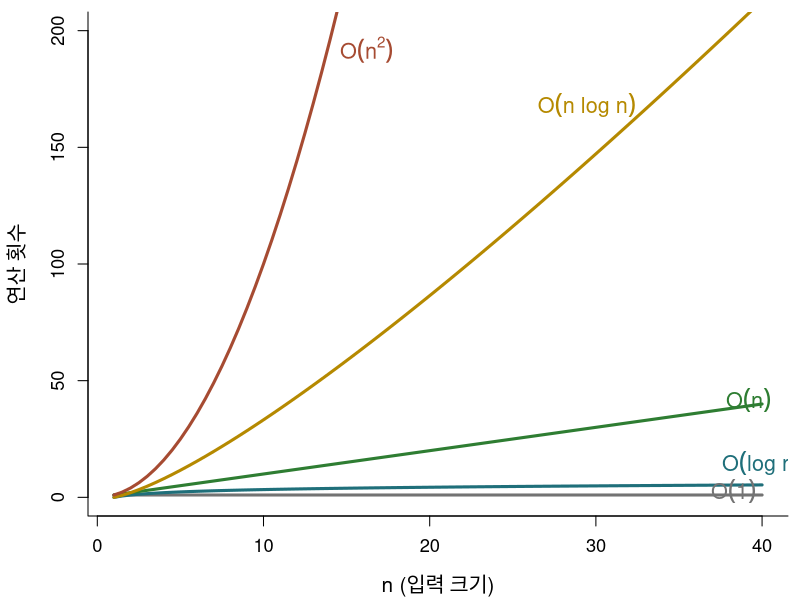

Reproduce this figure in R.
## ---- chunk 1
library(knitr)

# 슬라이드는 폭이 좁다. 출력 폭을 46자로 접는다.
options(linewidth = 46, width = 46)
hook_output <- knitr::knit_hooks$get("output")
knit_hooks$set(output = function(x, options) {
  if (!is.null(n <- options$linewidth)) {
    x <- knitr:::split_lines(x)
    if (any(nchar(x) > n)) x <- strwrap(x, width = n)
    x <- paste(x, collapse = "\n")
  }
  hook_output(x, options)
})
## ---- chunk 2
prealloc_vec <- function(n) {
  x <- numeric(n)
  for (i in seq_len(n)) x[i] <- i
  x
}
grow_vec <- function(n) {
  x <- NULL
  for (i in seq_len(n)) x <- c(x, i)
  x
}
## ---- chunk 3
identical(prealloc_vec(1000), as.numeric(grow_vec(1000)))
## ---- chunk 4
#| output-location: fragment
n <- 50000
data.frame(
  방식 = c("사전 할당", "이어 붙이기"),
  초 = c(system.time(prealloc_vec(n))[["elapsed"]],
         system.time(grow_vec(n))[["elapsed"]])
)
## ---- chunk 5
n <- c(10, 100, 1000)
fmt <- function(x) format(x, big.mark = ",", scientific = FALSE)
tab <- data.frame(
  n = fmt(n),
  o1 = c("1", "1", "1"),
  ologn = c("3", "7", "10"),
  on = fmt(n),
  onlogn = fmt(round(n * log2(n))),
  on2 = fmt(n^2),
  o2n = c("1,024", "1.3e+30", "1.1e+301")
)
names(tab) <- c("n", "O(1)", "O(log n)", "O(n)", "O(n log n)", "O(n^2)", "O(2^n)")
kable(tab, align = rep("r", 7))
## ---- chunk 6
op <- par(mar = c(4.2, 4.4, 0.6, 0.6))
nn <- seq(1, 40, by = 0.5)
plot(range(nn), c(0, 200), type = "n", xlab = "n (입력 크기)",
     ylab = "연산 횟수", bty = "l", cex.lab = 1.25, cex.axis = 1.1)
lines(nn, rep(1, length(nn)), lwd = 3, col = "grey45")
lines(nn, log2(nn), lwd = 3, col = "#1F6F7A")
lines(nn, nn, lwd = 3, col = "#2E7D32")
lines(nn, nn * log2(nn), lwd = 3, col = "#B58900")
lines(nn, nn^2, lwd = 3, col = "#A64B32")
text(40, 1, expression(O(1)), pos = 2, offset = 0.3, col = "grey45", cex = 1.3)
text(40, log2(40), expression(O(log~n)), pos = 3, col = "#1F6F7A", cex = 1.3)
text(40, 40, expression(O(n)), pos = 4, offset = -1.8, col = "#2E7D32", cex = 1.3)
text(33, 33 * log2(33), expression(O(n~log~n)), pos = 2, col = "#B58900", cex = 1.3)
text(14, 190, expression(O(n^2)), pos = 4, col = "#A64B32", cex = 1.3)
par(op)
## ---- chunk 7
recursive_sum <- function(n) {
  if (n == 1) return(n)     # 종료 조건
  n + recursive_sum(n - 1)  # 재귀 단계
}
recursive_sum(3)
## ---- chunk 8
#| output-location: fragment
tryCatch(recursive_sum(0),
         error = function(e) cat("오류:", conditionMessage(e), "\n"))
## ---- chunk 9
recursive_sum2 <- function(n) {
  if (n <= 1) return(n)          # 경계 조건을 포함한다
  n + recursive_sum2(n - 1)
}
c(recursive_sum2(0), recursive_sum2(1), recursive_sum2(100))
## ---- chunk 10
#| output-location: fragment
recursive_sum2(1000)                     # 정상적으로 동작한다

tryCatch(recursive_sum2(5000),           # 중첩 한계
         error = function(e) cat("오류:", conditionMessage(e), "\n"))
## ---- chunk 11
move_hanoi <- function(k, from, to, via) {
  if (k == 1) {
    cat(sprintf("원판 1: %s -> %s\n", from, to))
  } else {
    move_hanoi(k - 1, from, via, to)                    # 1. 위쪽 n-1 개
    cat(sprintf("원판 %d: %s -> %s\n", k, from, to))     # 2. 가장 큰 원판
    move_hanoi(k - 1, via, to, from)                    # 3. 나머지 n-1 개
  }
}
move_hanoi(3, "A", "C", "B")
## ---- chunk 12
linear_search <- function(target, vec) {
  for (i in seq_along(vec)) {
    if (vec[i] == target) return(i)
  }
  NA_integer_
}
## ---- chunk 13
binary_search <- function(target, ovec) {
  lo <- 1L; hi <- length(ovec)
  while (lo <= hi) {
    mid <- (lo + hi) %/% 2L
    if (ovec[mid] == target) return(mid)
    if (ovec[mid] > target) hi <- mid - 1L
    else lo <- mid + 1L
  }
  NA_integer_
}
## ---- chunk 14
rbinary_search <- function(target, ovec, minL, maxL) {
  if (maxL <= minL) return(NA_integer_)
  midL <- floor((minL + maxL) / 2)
  if (ovec[midL] > target) {
    rbinary_search(target, ovec, minL, midL - 1)
  } else if (ovec[midL] < target) {
    rbinary_search(target, ovec, midL + 1, maxL)
  } else {
    return(midL)
  }
}
set.seed(1)
x <- sort(sample(1:100, 20))
## ---- chunk 15
#| output-location: fragment
found <- vapply(seq_along(x), function(i) {
  r <- rbinary_search(x[i], x, 1, length(x))
  if (is.na(r)) NA_integer_ else as.integer(r)
}, integer(1))

c(전체 = length(x), 찾지_못함 = sum(is.na(found)))
## ---- chunk 16
rbinary_search2 <- function(target, ovec, lo = 1L, hi = length(ovec)) {
  if (lo > hi) return(NA_integer_)          # 탐색 범위가 비었을 때만 종료
  mid <- (lo + hi) %/% 2L
  if (ovec[mid] == target) mid
  else if (ovec[mid] > target) rbinary_search2(target, ovec, lo, mid - 1L)
  else rbinary_search2(target, ovec, mid + 1L, hi)
}

all(vapply(seq_along(x), function(i) as.integer(rbinary_search2(x[i], x)),
           integer(1)) == seq_along(x))
## ---- chunk 17
count_linear <- function(target, vec) {
  n <- 0L
  for (i in seq_along(vec)) { n <- n + 1L; if (vec[i] == target) return(n) }
  n
}
count_binary <- function(target, ovec) {
  lo <- 1L; hi <- length(ovec); n <- 0L
  while (lo <= hi) {
    n <- n + 1L
    mid <- (lo + hi) %/% 2L
    if (ovec[mid] == target) return(n)
    if (ovec[mid] > target) hi <- mid - 1L else lo <- mid + 1L
  }
  n
}
set.seed(1)
sizes <- c(100, 1000, 10000)
cmp <- t(sapply(sizes, function(n) {
  v <- seq_len(n); ks <- sample(v, 100)
  c(선형 = mean(sapply(ks, count_linear, vec = v)),
    이진 = mean(sapply(ks, count_binary, ovec = v)))
}))
kable(data.frame(n = format(sizes, big.mark = ","), round(cmp, 1)), align = "r")
## ---- chunk 18
bubble_sort <- function(x) {
  n <- length(x)
  if (n < 2) return(x)
  for (i in seq_len(n - 1)) {
    for (j in seq_len(n - i)) {
      if (x[j] > x[j + 1]) {
        temp <- x[j]
        x[j] <- x[j + 1]
        x[j + 1] <- temp
      }
    }
  }
  x
}
## ---- chunk 19
smerge <- function(left, right) {
  temp <- numeric(length(left) + length(right))
  l <- r <- 1L
  for (i in seq_along(temp)) {
    if (r > length(right) ||
        (l <= length(left) && left[l] <= right[r])) {
      temp[i] <- left[l]; l <- l + 1L
    } else {
      temp[i] <- right[r]; r <- r + 1L
    }
  }
  temp
}
merge_sort <- function(x) {
  n <- length(x)
  if (n <= 1) return(x)                 # 종료 조건
  mid <- n %/% 2L
  smerge(merge_sort(x[1:mid]), merge_sort(x[(mid + 1):n]))
}
## ---- chunk 20
bubble_count <- function(x) {
  n <- length(x); cnt <- 0
  for (i in seq_len(n - 1)) for (j in seq_len(n - i)) {
    cnt <- cnt + 1
    if (x[j] > x[j + 1]) { temp <- x[j]; x[j] <- x[j + 1]; x[j + 1] <- temp }
  }
  cnt
}
merge_count <- function(x) {
  n <- length(x)
  if (n <= 1) return(0)
  mid <- n %/% 2L
  merge_count(x[1:mid]) + merge_count(x[(mid + 1):n]) + n
}
set.seed(1234)
sizes <- c(500, 1000, 2000)
cnt <- t(sapply(sizes, function(n) {
  v <- sample(n)
  c(버블 = bubble_count(v), 병합 = merge_count(v))
}))
f2 <- function(x) format(x, big.mark = ",", scientific = FALSE)
kable(data.frame(
  n = f2(sizes),
  버블 = f2(cnt[, 1]),
  `n(n-1)/2` = f2(sizes * (sizes - 1) / 2),
  병합 = f2(cnt[, 2]),
  `n log2(n)` = f2(round(sizes * log2(sizes))),
  check.names = FALSE), align = "r")
## ---- chunk 21
newton_raphson <- function(FUN, x0 = 1, max_iters = 5000,
                           tol = 1e-9, range = c(-Inf, Inf)) {
  grads <- deriv(as.expression(body(FUN)), "x", function.arg = TRUE)
  iters <- 1L; gap <- Inf
  while (iters < max_iters && abs(gap) > tol) {
    slope <- attr(grads(x0), "gradient")
    if (slope == 0) stop("미분계수가 0이므로 다음 근사값을 계산할 수 없다.")
    x_new <- x0 - FUN(x0) / slope
    if (x_new <= range[1]) x_new <- range[1]
    if (x_new >= range[2]) x_new <- range[2]
    gap <- FUN(x_new); iters <- iters + 1L; x0 <- x_new
  }
  list(solution = x_new, iteration = iters, value = FUN(x_new))
}
f <- function(x) 5 * x^3 - 7 * x^2 - 40 * x + 100
## ---- chunk 22
f <- function(x) 5 * x^3 - 7 * x^2 - 40 * x + 100
unlist(newton_raphson(f, x0 = 1, range = c(-10, 10)))
## ---- chunk 23
#| output-location: fragment
roots <- polyroot(c(100, -40, -7, 5))
Re(roots)[abs(Im(roots)) < 1e-8]        # 허수부가 0인 것만 실근
## ---- chunk 24
inits <- c(-5, -1, 0, 1, 5)
res <- t(sapply(inits, function(x0) {
  r <- newton_raphson(f, x0 = x0, range = c(-10, 10))
  c(초기값 = x0, 해 = round(r$solution, 6), 반복 = r$iteration)
}))
kable(res, align = "r")
## ---- chunk 25
# 생성: Claude Opus 5, 2026-09-11. 수정 없이 그대로 수록.
binary_search_rec <- function(vec, target, lo = 1, hi = length(vec)) {
  if (lo > hi) return(NA_integer_)
  mid <- (lo + hi) %/% 2
  if (vec[mid] == target) return(mid)
  else if (vec[mid] > target) binary_search_rec(vec, target, lo, mid - 1)
  else binary_search_rec(vec, target, mid + 1, hi)
}
## ---- chunk 26
#| output-location: fragment
v <- seq(1, 40, by = 3)

# 1. 전수 검사
c1 <- all(vapply(seq_along(v), function(i) as.integer(binary_search_rec(v, v[i])),
                 integer(1)) == seq_along(v))

# 2. 경계 사례 — 빈 벡터, 길이 1인 벡터, 존재하지 않는 값
c2 <- all(is.na(c(binary_search_rec(numeric(0), 5), binary_search_rec(7, 9))))

# 3. 무작위 대조 — 정답이 알려진 which() 와 500회 대조
set.seed(20260911)
c3 <- all(replicate(500, {
  w <- sort(sample(1:200, sample(1:60, 1)))
  k <- sample(1:200, 1)
  got <- binary_search_rec(w, k); want <- which(w == k)
  if (length(want) == 0) is.na(got) else (!is.na(got) && got %in% want)
}))

c(전수검사 = c1, 경계사례 = c2, 무작위대조 = c3)
## ---- chunk 27
#| output-location: fragment
d <- c(1, 3, 3, 3, 5, 7)
c(이_구현 = binary_search_rec(d, 3), R의_match = match(3, d))   # 중복값

u <- c(19, 7, 2, 15, 10)                                        # 정렬 안 된 입력
c(반환 = binary_search_rec(u, 19), 실제_위치 = which(u == 19))
